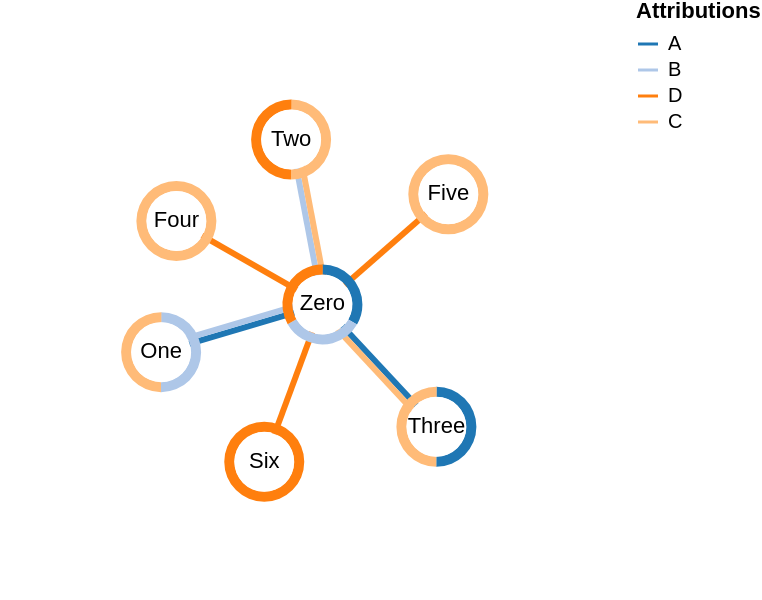

The Vega-Lite source for this figure:
### Vega specification from a JSON file in a GitHub repository (floating-point values rounded to 4 significant figures)
{"$schema": "https://vega.github.io/schema/vega/v5.json", "description": "A node-link diagram with force-directed and attributions as arc-segments, multilines.", "width": 300, "height": 300, "padding": 0, "signals": [{"name": "cx", "update": "width / 2"}, {"name": "cy", "update": "height / 2"}, {"name": "innerRadius", "value": 15}, {"name": "bandWidth", "value": 5}, {"name": "nodeCharge", "value": -80}, {"name": "linkDistance", "value": 80}, {"name": "lineWidth", "value": 3}, {"name": "static", "value": true, "bind": {"input": "checkbox"}}, {"description": "State variable for active node fix status.", "name": "fix", "value": false, "on": [{"events": "symbol:mouseout[!event.buttons], window:mouseup", "update": "false"}, {"events": "symbol:mouseover", "update": "fix || true"}, {"events": "[symbol:mousedown, window:mouseup] > window:mousemove!", "update": "xy()", "force": true}]}, {"description": "Graph node most recently interacted with.", "name": "node", "value": null, "on": [{"events": "symbol:mouseover", "update": "fix === true ? item() : node"}]}, {"description": "Flag to restart Force simulation upon data changes.", "name": "restart", "value": false, "on": [{"events": {"signal": "fix"}, "update": "fix && fix.length"}]}], "scales": [{"name": "color", "type": "ordinal", "range": {"scheme": "category20"}, "domain": {"fields": [{"data": "node-attributions", "field": "attribution"}, {"data": "link-attributions", "field": "attribution"}]}}], "legends": [{"title": "Attributions", "stroke": "color", "symbolType": "stroke"}], "marks": [{"name": "nodes", "type": "symbol", "zindex": 1, "from": {"data": "node-data"}, "on": [{"trigger": "fix", "modify": "node", "values": "fix === true ? {fx: node.x, fy: node.y} : {fx: fix[0], fy: fix[1]}"}, {"trigger": "!fix", "modify": "node", "values": "{fx: null, fy: null}"}], "encode": {"enter": {"fill": {"value": "white"}, "size": {"signal": "2 * (innerRadius+bandWidth+1) * (innerRadius+bandWidth+1)"}}, "update": {"cursor": {"value": "pointer"}}}, "transform": [{"type": "force", "iterations": 300, "restart": {"signal": "restart"}, "static": {"signal": "static"}, "signal": "force", "forces": [{"force": "center", "x": {"signal": "cx"}, "y": {"signal": "cy"}}, {"force": "collide", "radius": {"signal": "innerRadius+bandWidth"}}, {"force": "nbody", "strength": {"signal": "nodeCharge"}}, {"force": "link", "links": "link-data", "distance": {"signal": "linkDistance"}}]}]}, {"name": "links", "type": "group", "zindex": 0, "from": {"facet": {"data": "link-data", "name": "link-facets", "groupby": "id"}}, "data": [{"name": "linky-data", "source": "link-facets", "transform": [{"type": "flatten", "fields": ["attribution"], "index": "_idx"}, {"type": "formula", "as": "weight", "expr": "1"}, {"type": "formula", "as": "slot", "expr": "if(datum._idx%2==0, datum._idx/2, -(datum._idx+1)/2)"}, {"type": "formula", "as": "idx", "expr": "datum.source.x-datum.target.x"}, {"type": "formula", "as": "idy", "expr": "datum.source.y-datum.target.y"}, {"type": "formula", "as": "length", "expr": "sqrt(pow(datum.idx, 2) + pow(datum.idy, 2))"}, {"type": "formula", "as": "Ax", "expr": "-datum.idy/datum.length"}, {"type": "formula", "as": "Ay", "expr": "datum.idx/datum.length"}, {"type": "formula", "as": "nx", "expr": "datum.source.x + datum.slot * lineWidth * datum.Ax"}, {"type": "formula", "as": "nx2", "expr": "datum.target.x + datum.slot * lineWidth * datum.Ax"}, {"type": "formula", "as": "ny", "expr": "datum.source.y + datum.slot * lineWidth * datum.Ay"}, {"type": "formula", "as": "ny2", "expr": "datum.target.y + datum.slot * lineWidth * datum.Ay"}]}], "marks": [{"type": "rule", "name": "lines", "from": {"data": "linky-data"}, "encode": {"enter": {"stroke": {"scale": "color", "field": "attribution"}, "strokeWidth": {"signal": "lineWidth"}}, "update": {"x": {"field": "nx"}, "y": {"field": "ny"}, "x2": {"field": "nx2"}, "y2": {"field": "ny2"}}}}]}, {"name": "nodeHalos", "type": "group", "from": {"facet": {"data": "node-attributions", "name": "node-facets", "groupby": "id"}}, "data": [{"name": "attribution-arcs", "source": "node-facets", "transform": [{"type": "pie", "field": "weight", "startAngle": 0, "endAngle": 6.29, "sort": true}, {"type": "lookup", "from": "nodes", "key": "datum.id", "fields": ["id"], "values": ["x", "y"]}]}], "marks": [{"type": "arc", "from": {"data": "attribution-arcs"}, "encode": {"enter": {"fill": {"scale": "color", "field": "attribution"}, "startAngle": {"field": "startAngle"}, "endAngle": {"field": "endAngle"}, "innerRadius": {"signal": "innerRadius"}, "outerRadius": {"signal": "innerRadius+bandWidth"}}, "update": {"x": {"field": "x"}, "y": {"field": "y"}}}}]}, {"type": "text", "name": "labels", "zindex": 2, "interactive": false, "from": {"data": "nodes"}, "encode": {"enter": {"fill": {"value": "black"}, "text": {"field": "datum.label"}, "align": {"value": "center"}, "baseline": {"value": "middle"}}, "update": {"x": {"field": "x"}, "y": {"field": "y"}}}}], "data": [{"name": "node-data", "values": [{"id": 0, "label": "Zero", "attribution": ["A", "B", "D"]}, {"id": 1, "label": "One", "attribution": ["B", "C"]}, {"id": 2, "label": "Two", "attribution": ["C", "D"]}, {"id": 3, "label": "Three", "attribution": ["A", "C"]}, {"id": 4, "label": "Four", "attribution": ["C"]}, {"id": 5, "label": "Five", "attribution": ["C"]}, {"id": 6, "label": "Six", "attribution": ["D"]}]}, {"name": "link-data", "values": [{"id": 1, "source": 0, "target": 1, "attribution": ["A", "B"]}, {"id": 2, "source": 0, "target": 2, "attribution": ["B", "C"]}, {"id": 3, "source": 0, "target": 3, "attribution": ["A", "C"]}, {"id": 4, "source": 0, "target": 4, "attribution": ["D"]}, {"id": 5, "source": 0, "target": 5, "attribution": ["D"]}, {"id": 6, "source": 0, "target": 6, "attribution": ["D"]}]}, {"name": "node-attributions", "source": "node-data", "transform": [{"type": "flatten", "fields": ["attribution"]}, {"type": "formula", "as": "weight", "expr": "1"}]}, {"name": "link-attributions", "source": "link-data", "transform": [{"type": "flatten", "fields": ["attribution"], "index": "_idx"}]}]}
